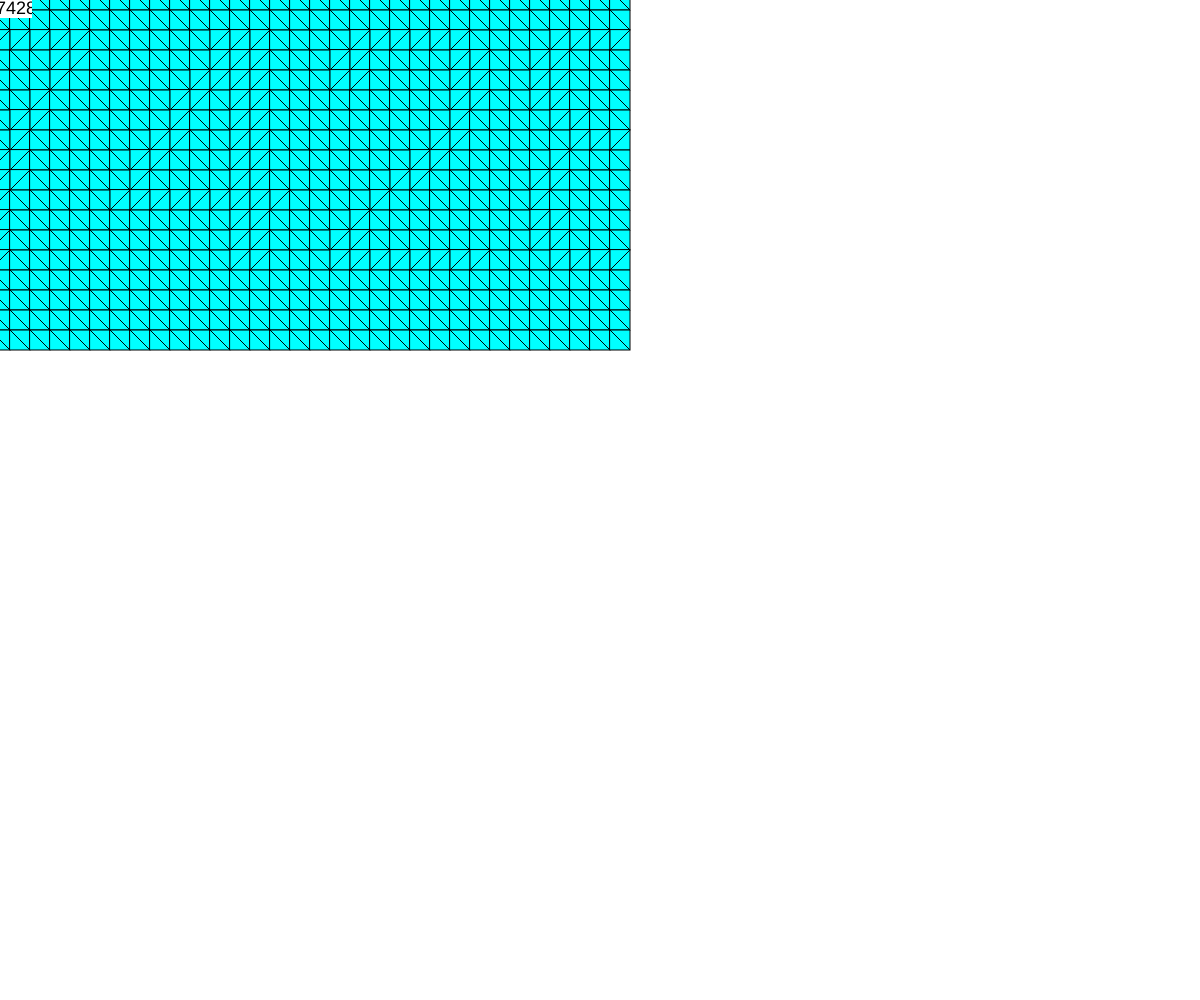
Frame 1 (no input)
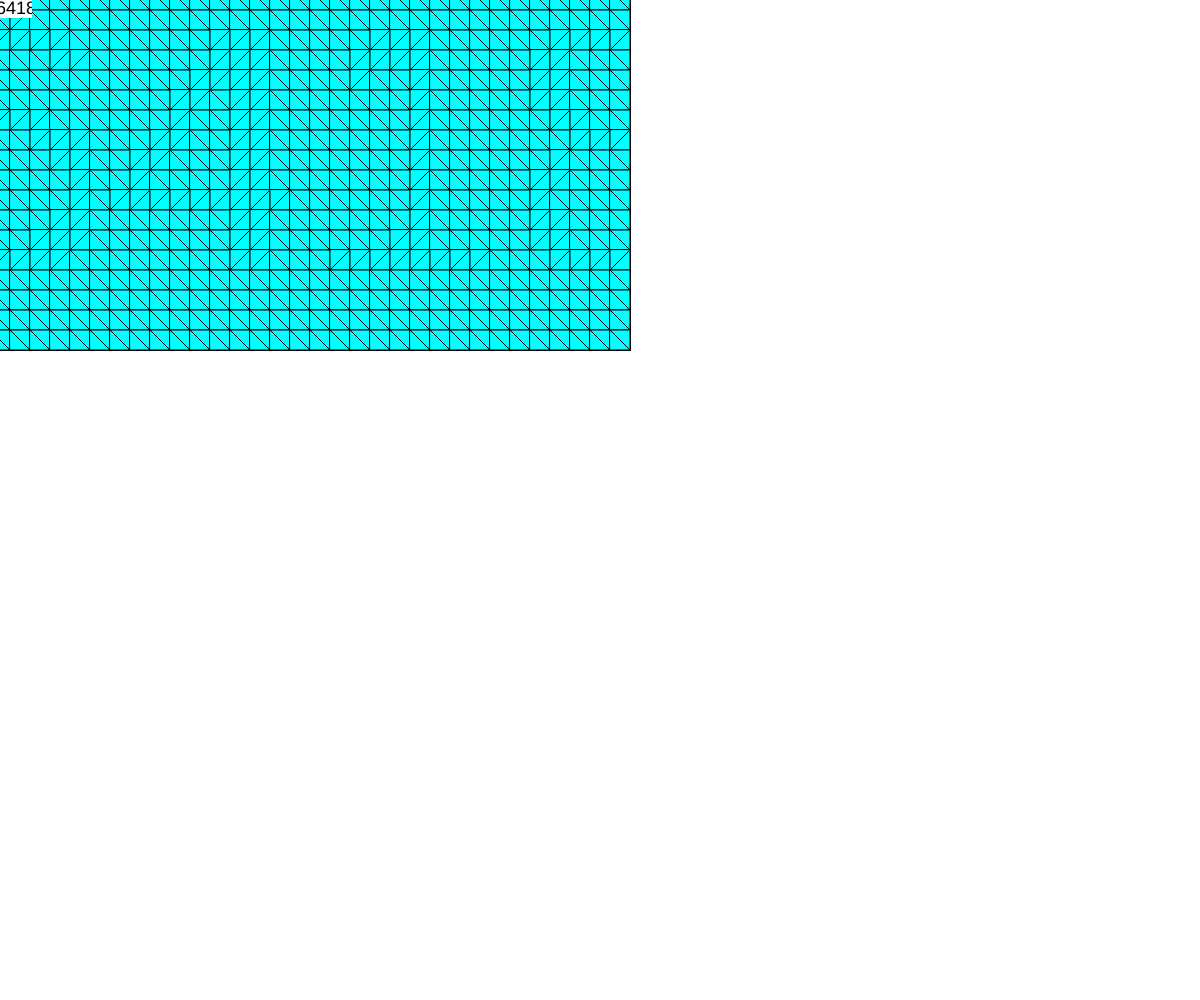
Frame 60 (no input)
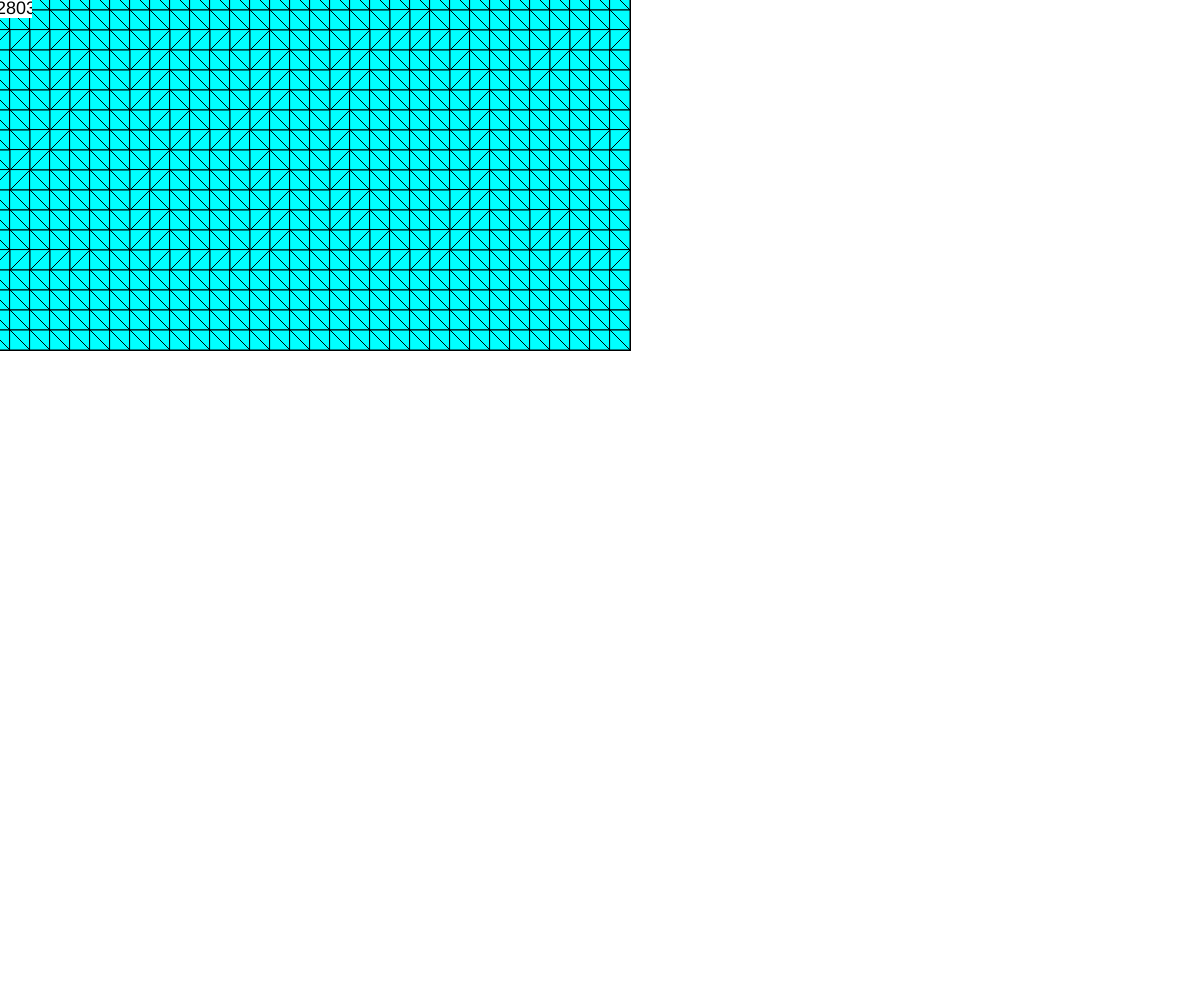
Frame 120 (the mouse pressed at the canvas centre since frame 60)

The p5.js sketch that drew these frames (run headless with seeded random() and noise() and a simulated clock; from frame 60 on, the mouse is pressed at the canvas centre):

// p5.js sketch
// ── sketch.js
var cases = [];
var gridX = 32;
var gridY = 18;
var canvasText;
//
function preload() {}

function setup() {
  createCanvas(windowWidth, windowHeight);
  canvasText = createGraphics(gridX, gridY);
  canvasText.background(255);
  canvasText.textAlign(CENTER, CENTER);
  canvasText.textSize(18);
  canvasText.text("hello", canvasText.width/2, canvasText.height/2);
  //
  rectMode(CENTER);
  //
  for (var y = 0; y < gridY; y++) {
    for (var x = 0; x < gridX; x++) {
      var caseTemp = new Case(x, y);
      cases.push(caseTemp);
    }
  }
  // case1 = {
  //   positionX: 50,
  //   positionY: 50,
  //   rotation: 0,
  //   drawCase: function() {
  //     fill(0, 255, 255);
  //     rect(this.positionX, this.positionY, 20, 20);
  //   },
  // }
}

function draw() {
  //
  canvasText.background(255);
  canvasText.text(round(random(1000, 9999)), canvasText.width/2, canvasText.height/2);
  //
  cases.forEach(function(c){
    c.drawCase();
  });
  image(canvasText, 0, 0);
}
//
class Case {
  constructor(_posX, _posY) {
    this.pixelX = _posX;
    this.pixelY = _posY;
    this.positionX = _posX*20;
    this.positionY = _posY*20;
    this.rotation = 0;
  }
  drawCase() {
    //
    var color = canvasText.get(this.pixelX, this.pixelY);
    var lum = brightness(color);
    //console.log(lum);
    if(lum<50) {
      this.rotation = PI/2;
    } else {
      this.rotation = 0;
    }
    //
    push();
    translate(this.positionX, this.positionY);
    rotate(this.rotation);
    fill(0, 255, 255);
    rect(0, 0, 20, 20);
    line(-10, -10, 10, 10);
    pop();
  }
}
